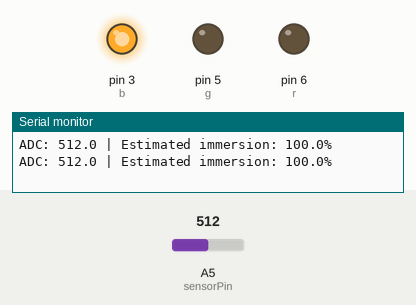
Recording of a sketch running on a simulated Arduino Uno, built with avr-gcc and run on an emulated ATmega328P. Shown: output pins drawn as LEDs (lit = HIGH), the last lines printed to the serial monitor. The inputs (shaded band) are chosen by the test bench; at power-on: A5 (sensorPin) = 512.

Above: at 1.2 s.
1.3 s: A5 (sensorPin) set to 441
2.8 s: A5 (sensorPin) set to 419
At 3.9 s:
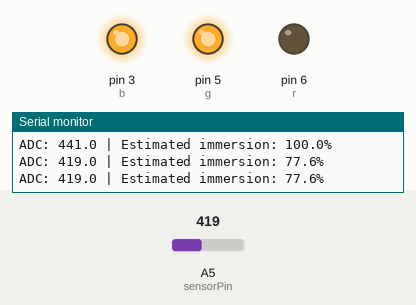
4.5 s: A5 (sensorPin) set to 306
At 5.9 s:
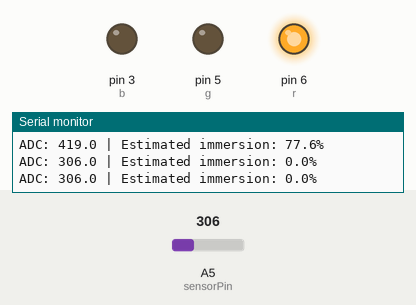
6.6 s: A5 (sensorPin) set to 378
8.4 s: A5 (sensorPin) set to 401
At 9.1 s:
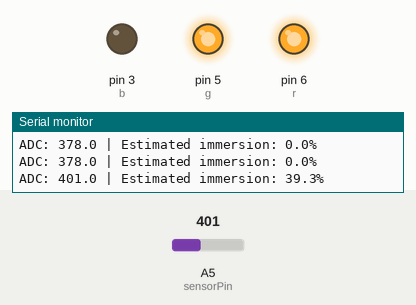
10.1 s: A5 (sensorPin) set to 511
At 11.1 s:
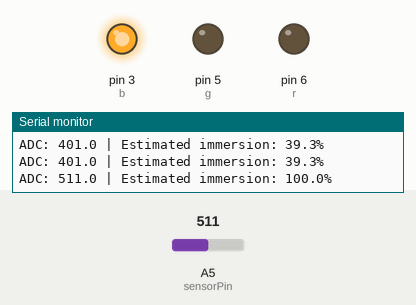
Timing chart, 0 to 13.1 s (numbered marks = the images above; inputs shaded):
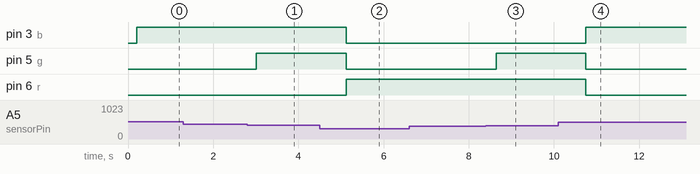

Measured:
- the behaviour switches between 428 and 427 on A5 (sensorPin) (found by bisection; images 0 and 1)
- the behaviour switches between 390 and 391 on A5 (sensorPin) (found by bisection; images 2 and 3)
- after the input at 2.8 s, pin 5 (g): LOW → HIGH after 0.22 s
- after the input at 4.5 s, pin 3 (b), pin 5 (g): HIGH → LOW after 0.62 s; pin 6 (r): LOW → HIGH after 0.62 s
- after the input at 8.4 s, pin 5 (g): LOW → HIGH after 0.24 s
- after the input at 10.1 s, pin 3 (b): LOW → HIGH after 0.65 s; pin 5 (g), pin 6 (r): HIGH → LOW after 0.65 s

The sketch:

Mini_Water_Sensing_Device.ino
```cpp
/*
Mini Water Sensing Device
Made by Thomas Hung
Nov 25, 2026

Update pins & calibration data below!
*/

const int sensorPin = A5;
const int r = 6;
const int g = 5;
const int b = 3;

const int samples = 20;

// Calibration Data
const float quarterSubmerged = 390.3; // THESE VALUES WILL BE DIFFERENT FOR YOU. CHANGE THEM TO YOUR CALIBRATION DATA.
const float halfSubmerged = 409.0;
const float threeQuartersSubmerged = 418.0;
const float fullySubmerged = 427.7;

float getWaterLevel() {
  long total = 0;

  for (int i = 0; i < samples; i++) {
    total += analogRead(sensorPin);
    delay(10);
  }

  return (float)total / samples;
}

float getPercentage(float adc) {

  if (adc < quarterSubmerged) {
    digitalWrite(r, HIGH);
    digitalWrite(g, LOW);
    digitalWrite(b, LOW);
    return 0;  // Below calibrated range
  }

  if (adc < halfSubmerged) {
    digitalWrite(r, HIGH);
    digitalWrite(g, HIGH);
    digitalWrite(b, LOW);
    return 25 + (adc - quarterSubmerged) / (halfSubmerged - quarterSubmerged) * 25;
  }

  if (adc < threeQuartersSubmerged) {
    digitalWrite(r, LOW);
    digitalWrite(g, HIGH);
    digitalWrite(b, LOW);
    return 50 + (adc - halfSubmerged) / (threeQuartersSubmerged - halfSubmerged) * 25;
  }

  if (adc < fullySubmerged) {
    digitalWrite(r, LOW);
    digitalWrite(g, HIGH);
    digitalWrite(b, HIGH);
    return 75 + (adc - threeQuartersSubmerged) / (fullySubmerged - threeQuartersSubmerged) * 25;
  }
  digitalWrite(r, LOW);
  digitalWrite(g, LOW);
  digitalWrite(b, HIGH);
  return 100;
}

void setup() {
  Serial.begin(9600);
  pinMode(sensorPin, INPUT);
  pinMode(r, OUTPUT);
  pinMode(g, OUTPUT);
  pinMode(b, OUTPUT);
}

void loop() {
  float adc = getWaterLevel();
  float percentage = getPercentage(adc);

  Serial.print("ADC: ");
  Serial.print(adc, 1);

  Serial.print(" | Estimated immersion: ");
  Serial.print(percentage, 1);
  Serial.println("%");

  delay(500);
}
```
